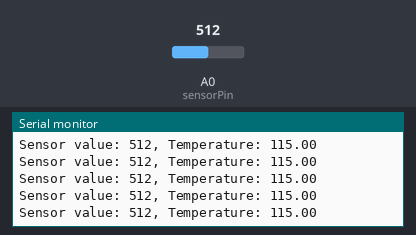
A sketch run on a simulated Arduino Uno, built with avr-gcc and run on an emulated ATmega328P. Parts: the last lines printed to the serial monitor. The inputs (shaded band) are chosen by the test bench; at power-on: A0 (sensorPin) = 512.

Above: at 1.2 s.
1.3 s: A0 (sensorPin) set to 475
At 1.4 s:
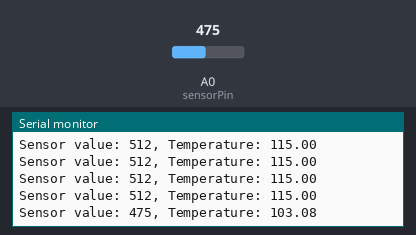
4.3 s: A0 (sensorPin) set to 454
At 4.31 s:
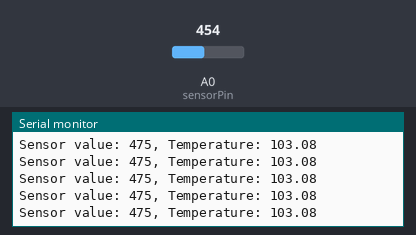
13.3 s: A0 (sensorPin) set to 8
At 13.32 s:
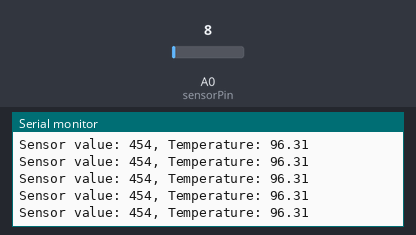
16.3 s: A0 (sensorPin) set to 11
At 16.44 s:
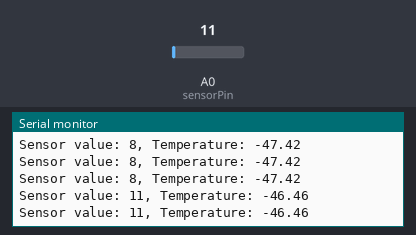
Timing chart, 0 to 19.3 s (numbered marks = the images above; inputs shaded):
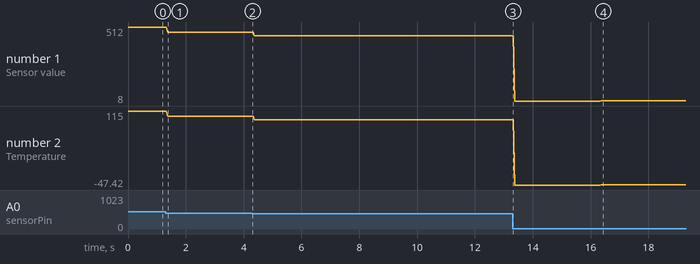

The sketch:

analog_temp_read.ino
```cpp
int sensorMin = 1023; // minimum sensor value
int sensorMax = 0; // max value
int sensorValue = 0;
int counte = 0;
const int sensorPin = A0;

void setup(){
  Serial.begin(9600);
   // turn on LED Signal

  analogReference(EXTERNAL);
}

void loop(){
   sensorValue = analogRead(sensorPin);
   counte = counte + 1;
    //sensorValue = map(sensorValue, sensorMin, sensorMax, 0, 255);
   //sensorValue = constrain(sensorValue, 0, 255);
   Serial.print("Sensor value: ");
  Serial.print(sensorValue);
  float voltage = (sensorValue/1024.0)*3.3;
  float temperature = (voltage) * 100 - 50;
  Serial.print(", Temperature: ");
  Serial.println(temperature);
}
```

Measured:
- after the input at 1.3 s, the serial monitor: prints a new line after 0.07 s (image 1)
- after the input at 16.3 s, the serial monitor: prints a new line after 0.08 s (image 4)
- plotted number 1: 512 → 475 after the input at 1.3 s, 475 → 454 after the input at 4.3 s, 454 → 8 after the input at 13.3 s, 8 → 11 after the input at 16.3 s
- plotted number 2: 115 → 103.08 after the input at 1.3 s, 103.08 → 96.31 after the input at 4.3 s, 96.31 → -47.42 after the input at 13.3 s, -47.42 → -46.46 after the input at 16.3 s
